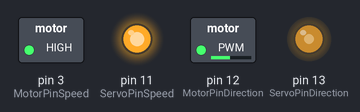
Bench run of a sketch on a simulated Arduino Uno, built with avr-gcc and run on an emulated ATmega328P. On the bench: switched loads named in the sketch (green lamp = pin HIGH), output pins drawn as LEDs (lit = HIGH). Wiring (inferred from the names in the program): 4 × IR receiver: data pin 4 / data pin 5 / data pin 6 / data pin 7.

Above: at 0.1 s.
Timing chart, 0 to 1.6 s (numbered marks = the images above):
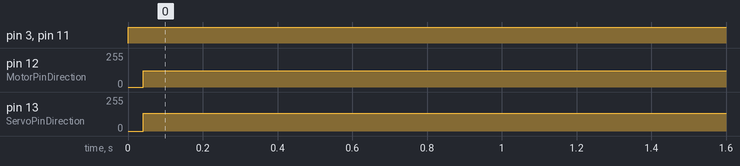

Measured:
- by itself, pin 3 (MotorPinSpeed), pin 11 (ServoPinSpeed): LOW → HIGH at 0.00 s
- by itself, pin 12 (MotorPinDirection): 0/255 → 121/255 at 0.04 s
- by itself, pin 13 (ServoPinDirection): 0/255 → 134/255 at 0.04 s

The sketch:

motor_shield_r3_2_brush_dc_ino.ino
```cpp
int MotorPinDirection = 12;
int MotorPinSpeed = 3;

int ServoPinDirection = 13;
int ServoPinSpeed = 11;

int Remote_F = 7;
int Remote_B = 6;
int Remote_L = 5;
int Remote_R = 4;

void setup() {
  pinMode (MotorPinDirection, OUTPUT);
  pinMode (MotorPinSpeed, OUTPUT);
  pinMode (ServoPinDirection, OUTPUT);
  pinMode (ServoPinSpeed, OUTPUT);
  pinMode (Remote_F, INPUT);
  pinMode (Remote_B, INPUT);
  pinMode (Remote_L, INPUT);
  pinMode (Remote_R, INPUT);
}

void loop(){

  if( digitalRead(Remote_F)==HIGH )
  {
     digitalWrite(MotorPinDirection,255);
     analogWrite(ServoPinDirection,255);
     digitalWrite(ServoPinSpeed, HIGH);
     digitalWrite(MotorPinSpeed, HIGH);
  }
    if(digitalRead(Remote_B)==HIGH)
    {
     digitalWrite(MotorPinDirection,0);
     analogWrite(ServoPinDirection,0);
     digitalWrite(ServoPinSpeed, HIGH);
     digitalWrite(MotorPinSpeed, HIGH);
    }
    if(digitalRead(Remote_L)==HIGH)
      {
      digitalWrite(MotorPinDirection,255);
     analogWrite(ServoPinDirection,0);
     digitalWrite(ServoPinSpeed, HIGH);
     digitalWrite(MotorPinSpeed, HIGH);
      }
     if(digitalRead(Remote_R)==HIGH)
     {
      digitalWrite(MotorPinDirection,0);
     analogWrite(ServoPinDirection,255);
     digitalWrite(ServoPinSpeed, HIGH);
     digitalWrite(MotorPinSpeed, HIGH);
      }
    if(digitalRead(Remote_F)==LOW && digitalRead(Remote_B)==LOW && digitalRead(Remote_L)==LOW && digitalRead(Remote_R)==LOW)
    {
    digitalWrite(MotorPinSpeed, LOW);
    digitalWrite(ServoPinSpeed, LOW);
    }
}
```
